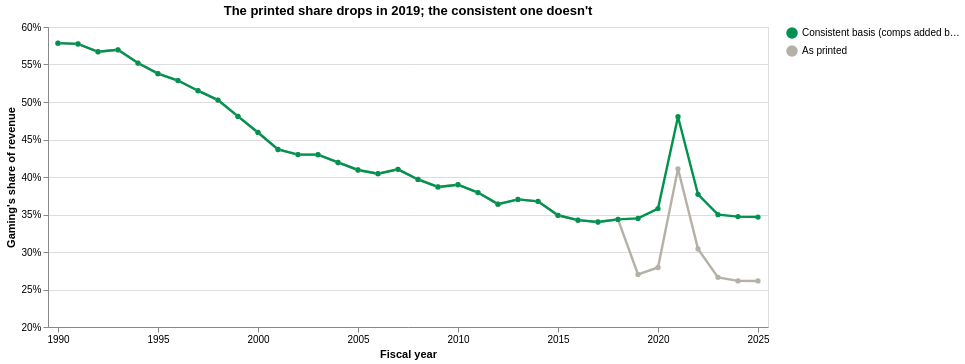

Notebook code cell kept with this figure:
### Markdown cell above
The Abstract's gaming revenue comes to 91–99% of the monthly win in every year. It only covers the larger casinos, so it should come in a little lower, and it does.

### Code cell
#| hide
#| caption: Gaming's share of Strip casino revenue as the board prints it (grey) and on one consistent basis (green). The two match until FY2019, when a new accounting rule took comps out of gaming revenue.
d = q("SELECT fy, gaming_share_reported AS reported, gaming_share AS consistent FROM v_strip_departments ORDER BY fy")
long = d.melt("fy", ["reported", "consistent"], "basis", "share")
names = {"consistent": "Consistent basis (comps added back)", "reported": "As printed"}
long["basis"] = long.basis.map(names)
alt.Chart(long).mark_line(strokeWidth=2.4, point=alt.OverlayMarkDef(size=28, filled=True)).encode(
    x=alt.X("fy:O", title="Fiscal year", axis=alt.Axis(labelAngle=0, values=list(range(1990, 2026, 5)))),
    y=alt.Y("share:Q", title="Gaming's share of revenue", axis=alt.Axis(format="%"), scale=alt.Scale(domain=[0.2, 0.6])),
    color=alt.Color("basis:N", title=None, scale=alt.Scale(domain=list(names.values()), range=[GREEN, LIGHT])),
    tooltip=[alt.Tooltip("fy:O", title="Fiscal year"), "basis:N", alt.Tooltip("share:Q", format=".1%", title="Share")],
).properties(title="The printed share drops in 2019; the consistent one doesn't", height=300)

### Figure 1 — Vega-Lite specification as saved in the notebook (floating-point values rounded to 4 significant figures)
{"config": {"view": {"continuousWidth": 300, "continuousHeight": 300}}, "data": {"name": "data-c7bc6d03ff3ab039c99eab8e333a19a7"}, "mark": {"type": "line", "point": {"filled": true, "size": 28}, "strokeWidth": 2.4}, "encoding": {"color": {"field": "basis", "scale": {"domain": ["Consistent basis (comps added back)", "As printed"], "range": ["#00934f", "#b5b1a6"]}, "title": null, "type": "nominal"}, "tooltip": [{"field": "fy", "title": "Fiscal year", "type": "ordinal"}, {"field": "basis", "type": "nominal"}, {"field": "share", "format": ".1%", "title": "Share", "type": "quantitative"}], "x": {"axis": {"labelAngle": 0, "values": [1990, 1995, 2000, 2005, 2010, 2015, 2020, 2025]}, "field": "fy", "title": "Fiscal year", "type": "ordinal"}, "y": {"axis": {"format": "%"}, "field": "share", "scale": {"domain": [0.2, 0.6]}, "title": "Gaming's share of revenue", "type": "quantitative"}}, "height": 300, "title": "The printed share drops in 2019; the consistent one doesn't", "$schema": "https://vega.github.io/schema/vega-lite/v6.4.1.json", "datasets": {"data-c7bc6d03ff3ab039c99eab8e333a19a7": [{"fy": 1990, "basis": "As printed", "share": 0.5784}, {"fy": 1991, "basis": "As printed", "share": 0.5774}, {"fy": 1992, "basis": "As printed", "share": 0.567}, {"fy": 1993, "basis": "As printed", "share": 0.5695}, {"fy": 1994, "basis": "As printed", "share": 0.5519}, {"fy": 1995, "basis": "As printed", "share": 0.5378}, {"fy": 1996, "basis": "As printed", "share": 0.5286}, {"fy": 1997, "basis": "As printed", "share": 0.5151}, {"fy": 1998, "basis": "As printed", "share": 0.5025}, {"fy": 1999, "basis": "As printed", "share": 0.4808}, {"fy": 2000, "basis": "As printed", "share": 0.4594}, {"fy": 2001, "basis": "As printed", "share": 0.4367}, {"fy": 2002, "basis": "As printed", "share": 0.4298}, {"fy": 2003, "basis": "As printed", "share": 0.4298}, {"fy": 2004, "basis": "As printed", "share": 0.4194}, {"fy": 2005, "basis": "As printed", "share": 0.4094}, {"fy": 2006, "basis": "As printed", "share": 0.4044}, {"fy": 2007, "basis": "As printed", "share": 0.4102}, {"fy": 2008, "basis": "As printed", "share": 0.3967}, {"fy": 2009, "basis": "As printed", "share": 0.3867}, {"fy": 2010, "basis": "As printed", "share": 0.3897}, {"fy": 2011, "basis": "As printed", "share": 0.3792}, {"fy": 2012, "basis": "As printed", "share": 0.3638}, {"fy": 2013, "basis": "As printed", "share": 0.3702}, {"fy": 2014, "basis": "As printed", "share": 0.3675}, {"fy": 2015, "basis": "As printed", "share": 0.349}, {"fy": 2016, "basis": "As printed", "share": 0.3424}, {"fy": 2017, "basis": "As printed", "share": 0.34}, {"fy": 2018, "basis": "As printed", "share": 0.3434}, {"fy": 2019, "basis": "As printed", "share": 0.2701}, {"fy": 2020, "basis": "As printed", "share": 0.2793}, {"fy": 2021, "basis": "As printed", "share": 0.4109}, {"fy": 2022, "basis": "As printed", "share": 0.3041}, {"fy": 2023, "basis": "As printed", "share": 0.2662}, {"fy": 2024, "basis": "As printed", "share": 0.2614}, {"fy": 2025, "basis": "As printed", "share": 0.2614}, {"fy": 1990, "basis": "Consistent basis (comps added back)", "share": 0.5784}, {"fy": 1991, "basis": "Consistent basis (comps added back)", "share": 0.5774}, {"fy": 1992, "basis": "Consistent basis (comps added back)", "share": 0.567}, {"fy": 1993, "basis": "Consistent basis (comps added back)", "share": 0.5695}, {"fy": 1994, "basis": "Consistent basis (comps added back)", "share": 0.5519}, {"fy": 1995, "basis": "Consistent basis (comps added back)", "share": 0.5378}, {"fy": 1996, "basis": "Consistent basis (comps added back)", "share": 0.5286}, {"fy": 1997, "basis": "Consistent basis (comps added back)", "share": 0.5151}, {"fy": 1998, "basis": "Consistent basis (comps added back)", "share": 0.5025}, {"fy": 1999, "basis": "Consistent basis (comps added back)", "share": 0.4808}, {"fy": 2000, "basis": "Consistent basis (comps added back)", "share": 0.4594}, {"fy": 2001, "basis": "Consistent basis (comps added back)", "share": 0.4367}, {"fy": 2002, "basis": "Consistent basis (comps added back)", "share": 0.4298}, {"fy": 2003, "basis": "Consistent basis (comps added back)", "share": 0.4298}, {"fy": 2004, "basis": "Consistent basis (comps added back)", "share": 0.4194}, {"fy": 2005, "basis": "Consistent basis (comps added back)", "share": 0.4094}, {"fy": 2006, "basis": "Consistent basis (comps added back)", "share": 0.4044}, {"fy": 2007, "basis": "Consistent basis (comps added back)", "share": 0.4102}, {"fy": 2008, "basis": "Consistent basis (comps added back)", "share": 0.3967}, {"fy": 2009, "basis": "Consistent basis (comps added back)", "share": 0.3867}, {"fy": 2010, "basis": "Consistent basis (comps added back)", "share": 0.3897}, {"fy": 2011, "basis": "Consistent basis (comps added back)", "share": 0.3792}, {"fy": 2012, "basis": "Consistent basis (comps added back)", "share": 0.3638}, {"fy": 2013, "basis": "Consistent basis (comps added back)", "share": 0.3702}, {"fy": 2014, "basis": "Consistent basis (comps added back)", "share": 0.3675}, {"fy": 2015, "basis": "Consistent basis (comps added back)", "share": 0.349}, {"fy": 2016, "basis": "Consistent basis (comps added back)", "share": 0.3424}, {"fy": 2017, "basis": "Consistent basis (comps added back)", "share": 0.34}, {"fy": 2018, "basis": "Consistent basis (comps added back)", "share": 0.3434}, {"fy": 2019, "basis": "Consistent basis (comps added back)", "share": 0.3448}, {"fy": 2020, "basis": "Consistent basis (comps added back)", "share": 0.3579}, {"fy": 2021, "basis": "Consistent basis (comps added back)", "share": 0.4803}, {"fy": 2022, "basis": "Consistent basis (comps added back)", "share": 0.3769}, {"fy": 2023, "basis": "Consistent basis (comps added back)", "share": 0.3497}, {"fy": 2024, "basis": "Consistent basis (comps added back)", "share": 0.3472}, {"fy": 2025, "basis": "Consistent basis (comps added back)", "share": 0.3466}]}}
